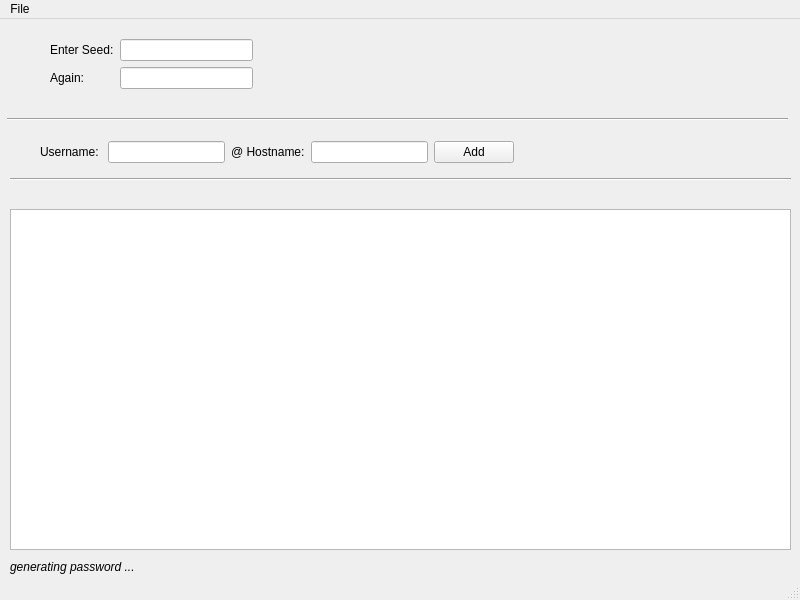
<?xml version="1.0" encoding="UTF-8"?>
<ui version="4.0">
 <class>mainWindow</class>
 <widget class="QMainWindow" name="mainWindow">
  <property name="geometry">
   <rect>
    <x>0</x>
    <y>0</y>
    <width>800</width>
    <height>600</height>
   </rect>
  </property>
  <property name="windowTitle">
   <string>determ-pwgen by I3ck</string>
  </property>
  <property name="locale">
   <locale language="English" country="UnitedStates"/>
  </property>
  <widget class="QWidget" name="centralwidget">
   <widget class="Line" name="line">
    <property name="geometry">
     <rect>
      <x>7</x>
      <y>90</y>
      <width>781</width>
      <height>20</height>
     </rect>
    </property>
    <property name="orientation">
     <enum>Qt::Horizontal</enum>
    </property>
   </widget>
   <widget class="Line" name="line_2">
    <property name="geometry">
     <rect>
      <x>10</x>
      <y>150</y>
      <width>781</width>
      <height>20</height>
     </rect>
    </property>
    <property name="orientation">
     <enum>Qt::Horizontal</enum>
    </property>
   </widget>
   <widget class="QTableWidget" name="tableWidgetAccounts">
    <property name="enabled">
     <bool>true</bool>
    </property>
    <property name="geometry">
     <rect>
      <x>10</x>
      <y>190</y>
      <width>781</width>
      <height>341</height>
     </rect>
    </property>
    <property name="sortingEnabled">
     <bool>true</bool>
    </property>
   </widget>
   <widget class="QWidget" name="layoutWidget">
    <property name="geometry">
     <rect>
      <x>50</x>
      <y>20</y>
      <width>203</width>
      <height>52</height>
     </rect>
    </property>
    <layout class="QGridLayout" name="gridLayout">
     <item row="0" column="0">
      <widget class="QLabel" name="labelSeed1">
       <property name="text">
        <string>Enter Seed:</string>
       </property>
      </widget>
     </item>
     <item row="0" column="1">
      <widget class="QLineEdit" name="lineEditSeed1">
       <property name="echoMode">
        <enum>QLineEdit::Password</enum>
       </property>
      </widget>
     </item>
     <item row="1" column="0">
      <widget class="QLabel" name="labelSeed2">
       <property name="text">
        <string>Again:</string>
       </property>
      </widget>
     </item>
     <item row="1" column="1">
      <widget class="QLineEdit" name="lineEditSeed2">
       <property name="echoMode">
        <enum>QLineEdit::Password</enum>
       </property>
      </widget>
     </item>
    </layout>
   </widget>
   <widget class="QWidget" name="layoutWidget">
    <property name="geometry">
     <rect>
      <x>40</x>
      <y>120</y>
      <width>474</width>
      <height>26</height>
     </rect>
    </property>
    <layout class="QHBoxLayout" name="horizontalLayout">
     <item>
      <widget class="QLabel" name="labelAddUsername">
       <property name="text">
        <string>Username: </string>
       </property>
      </widget>
     </item>
     <item>
      <widget class="QLineEdit" name="lineEditAddUsername"/>
     </item>
     <item>
      <widget class="QLabel" name="labelAddHostname">
       <property name="text">
        <string>@ Hostname:</string>
       </property>
      </widget>
     </item>
     <item>
      <widget class="QLineEdit" name="lineEditAddHostname"/>
     </item>
     <item>
      <widget class="QPushButton" name="pushButtonAdd">
       <property name="text">
        <string>Add</string>
       </property>
      </widget>
     </item>
    </layout>
   </widget>
   <widget class="QLabel" name="labelGenerating">
    <property name="enabled">
     <bool>true</bool>
    </property>
    <property name="geometry">
     <rect>
      <x>10</x>
      <y>540</y>
      <width>171</width>
      <height>16</height>
     </rect>
    </property>
    <property name="font">
     <font>
      <pointsize>9</pointsize>
      <italic>true</italic>
     </font>
    </property>
    <property name="text">
     <string>generating password ...</string>
    </property>
   </widget>
   <zorder>layoutWidget</zorder>
   <zorder>layoutWidget</zorder>
   <zorder>line</zorder>
   <zorder>line_2</zorder>
   <zorder>tableWidgetAccounts</zorder>
   <zorder>labelGenerating</zorder>
  </widget>
  <widget class="QMenuBar" name="menubar">
   <property name="geometry">
    <rect>
     <x>0</x>
     <y>0</y>
     <width>800</width>
     <height>19</height>
    </rect>
   </property>
   <widget class="QMenu" name="menuFile">
    <property name="title">
     <string>File</string>
    </property>
    <addaction name="actionLoad_accounts"/>
    <addaction name="separator"/>
    <addaction name="actionSave"/>
    <addaction name="actionSave_as"/>
   </widget>
   <addaction name="menuFile"/>
  </widget>
  <widget class="QStatusBar" name="statusbar"/>
  <action name="actionLoad_accounts">
   <property name="text">
    <string>import ...</string>
   </property>
  </action>
  <action name="actionSave">
   <property name="text">
    <string>save</string>
   </property>
  </action>
  <action name="actionSave_as">
   <property name="text">
    <string>save as ...</string>
   </property>
  </action>
 </widget>
 <resources/>
 <connections/>
</ui>
